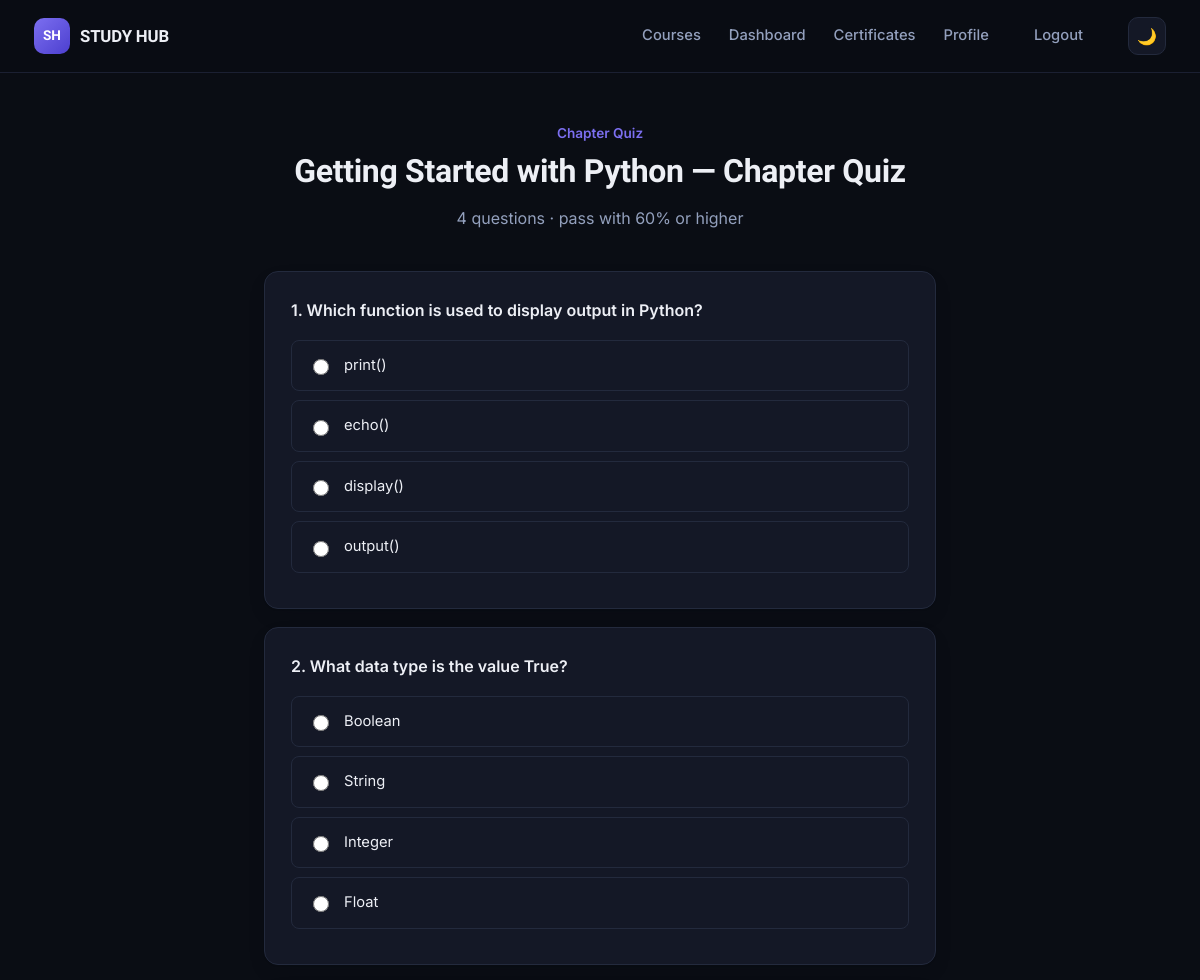
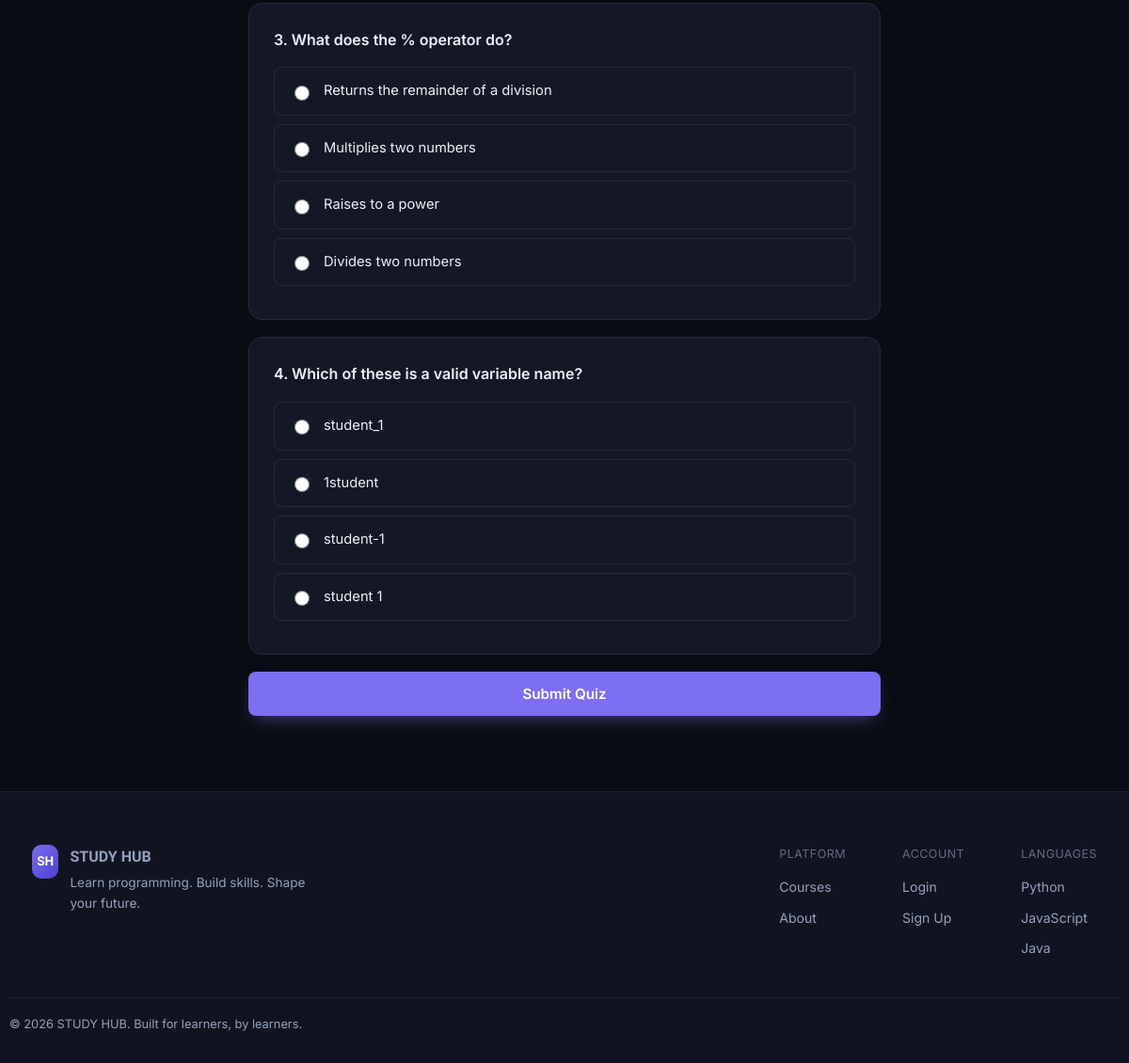
The page /quiz/1 (signed in) on the database its author committed (2 pictures, top to bottom).
### models.py (models this page shows, shortened)
class Quiz(db.Model):
    __tablename__ = "quizzes"
    id = db.Column(db.Integer, primary_key=True)
    course_id = db.Column(db.Integer, db.ForeignKey("courses.id"), nullable=True)
    chapter_id = db.Column(db.Integer, db.ForeignKey("chapters.id"), nullable=True)
    title = db.Column(db.String(140), nullable=False)
    kind = db.Column(db.String(10), default="quiz")  # "quiz" or "exam"
    pass_percent = db.Column(db.Integer, default=60)
    questions = db.relationship("Question", backref="quiz", lazy=True,
                                 order_by="Question.order", cascade="all, delete-orphan")
    course = db.relationship("Course", backref="exams", foreign_keys=[course_id])

class Question(db.Model):
    __tablename__ = "questions"
    id = db.Column(db.Integer, primary_key=True)
    quiz_id = db.Column(db.Integer, db.ForeignKey("quizzes.id"), nullable=False)
    text = db.Column(db.Text, nullable=False)
    order = db.Column(db.Integer, default=0)
    choices = db.relationship("Choice", backref="question", lazy=True,
                               order_by="Choice.id", cascade="all, delete-orphan")

class Choice(db.Model):
    __tablename__ = "choices"
    id = db.Column(db.Integer, primary_key=True)
    question_id = db.Column(db.Integer, db.ForeignKey("questions.id"), nullable=False)
    text = db.Column(db.String(255), nullable=False)
    is_correct = db.Column(db.Boolean, default=False)

### app.py (the view, shortened to what this page needs)
@app.route("/quiz/<int:quiz_id>", methods=["GET", "POST"])
@student_required
def quiz_view(quiz_id):
    quiz = Quiz.query.get_or_404(quiz_id)
    return render_template("quiz.html", quiz=quiz)

### app.py (called while the page is built)
@login_manager.user_loader
def load_user(user_id):
    if user_id.startswith("student-"):
        return Student.query.get(int(user_id.split("-", 1)[1]))
    if user_id.startswith("admin-"):
        return Admin.query.get(int(user_id.split("-", 1)[1]))
    return None

def student_required(fn):
    @wraps(fn)
    def wrapper(*args, **kwargs):
        if not current_user.is_authenticated or not isinstance(current_user, Student):
            flash("Please log in to your student account to continue.", "error")
            return redirect(url_for("login", next=request.path))
        return fn(*args, **kwargs)
    return wrapper

@app.context_processor
def inject_globals():
    return {"current_year": datetime.utcnow().year}

### templates/quiz.html (shortened to what this page needs)
{% extends "base.html" %}
{% block content %}
<div class="quiz-wrap">
  <div class="quiz-header">
    <span class="section-kicker">{{ 'Final Exam' if quiz.kind == 'exam' else 'Chapter Quiz' }}</span>
    <h1>{{ quiz.title }}</h1>
    <p>{{ quiz.questions|length }} questions · pass with {{ quiz.pass_percent }}% or higher</p>
  </div>
  <form method="POST" id="quizForm">
    {% for q in quiz.questions %}
    <div class="card question-card">
      <div class="qtext">{{ loop.index }}. {{ q.text }}</div>
      <div data-question-group>
        {% for choice in q.choices %}
        <div class="option-row">
          <input type="radio" name="question-{{ q.id }}" value="{{ choice.id }}" id="choice-{{ choice.id }}">
          <label for="choice-{{ choice.id }}">{{ choice.text }}</label>
        </div>
        {% endfor %}
      </div>
    </div>
    {% endfor %}
    <button type="submit" class="btn btn-primary btn-block">Submit {{ 'Exam' if quiz.kind == 'exam' else 'Quiz' }}</button>
  </form>
</div>
{% endblock %}

### static/css/style.css (style rules this page uses)
:root { --font-display: "Sora", sans-serif; --font-body: "Inter", sans-serif; --font-mono: "JetBrains Mono", monospace; --radius-sm: 8px; --radius-md: 14px; --radius-lg: 22px; --accent: #7C6FF0; --accent-2: #34D3B0; --accent-3: #F0B84F; --danger: #F1667A; --shadow-card: 0 1px 2px rgba(10, 12, 20, 0.04), 0 8px 24px -12px rgba(10, 12, 20, 0.35); --shadow-pop: 0 20px 60px -20px rgba(20, 10, 60, 0.45); --transition: 160ms cubic-bezier(.4,0,.2,1); }
html[data-theme="dark"] { --bg: #0A0D14; --bg-elevated: #111420; --bg-card: #141826; --bg-card-hover: #181D2E; --border: #232A3D; --border-soft: #1B2032; --text-primary: #EDEFF5; --text-secondary: #93A0BD; --text-muted: #616B85; --code-bg: #0D1017; --nav-bg: rgba(10, 13, 20, 0.82); }
* { box-sizing: border-box; }
html { scroll-behavior: smooth; }
body { margin: 0; background: var(--bg); color: var(--text-primary); font-family: var(--font-body); line-height: 1.6; -webkit-font-smoothing: antialiased; transition: background var(--transition), color var(--transition); }
h1, h2, h3, h4 { font-family: var(--font-display); font-weight: 700; line-height: 1.15; margin: 0 0 .5em; letter-spacing: -0.01em; }
p { color: var(--text-secondary); margin: 0 0 1em; }
button { font-family: inherit; cursor: pointer; }
.btn { display: inline-flex; align-items: center; justify-content: center; gap: 8px; padding: 13px 24px; border-radius: var(--radius-sm); font-weight: 600; font-size: 0.95rem; border: 1px solid transparent; transition: transform var(--transition), background var(--transition), border-color var(--transition), box-shadow var(--transition); white-space: nowrap; }
.btn-primary { background: var(--accent); color: #fff; box-shadow: 0 8px 20px -8px rgba(124, 111, 240, 0.6); }
.btn-block { width: 100%; }
.section-kicker { color: var(--accent); font-weight: 600; font-size: 0.85rem; margin-bottom: 8px; display: block; }
.card { background: var(--bg-card); border: 1px solid var(--border); border-radius: var(--radius-md); box-shadow: var(--shadow-card); transition: transform var(--transition), border-color var(--transition), background var(--transition); }
.quiz-wrap { max-width: 720px; margin: 0 auto; padding: 50px 24px 80px; }
.quiz-header { text-align: center; margin-bottom: 40px; }
.question-card { padding: 26px; margin-bottom: 18px; }
.question-card .qtext { font-weight: 600; margin-bottom: 16px; font-size: 1rem; }
.option-row { display: flex; align-items: center; gap: 12px; padding: 13px 16px; border: 1px solid var(--border); border-radius: var(--radius-sm); margin-bottom: 9px; transition: border-color var(--transition), background var(--transition); }
.option-row input { accent-color: var(--accent); width: 16px; height: 16px; }
.option-row label { flex: 1; font-size: 0.92rem; cursor: pointer; }

### rows shown on the page
Quiz: kind "Chapter Quiz", title "Getting Started with Python — Chapter Quiz", pass_percent "60", kind "Quiz"
Question: text "Which function is used to display output in Python?"
Choice: text "print()"
Choice: text "echo()"
Choice: text "display()"
Choice: text "output()"
Question: text "What data type is the value True?"
Choice: text "Boolean"
Choice: text "String"
Choice: text "Integer"
Choice: text "Float"
Question: text "What does the % operator do?"
Choice: text "Returns the remainder of a division"
Choice: text "Multiplies two numbers"
Choice: text "Raises to a power"
Choice: text "Divides two numbers"
Question: text "Which of these is a valid variable name?"
Choice: text "student_1"
Choice: text "1student"
Choice: text "student-1"
Choice: text "student 1"

### other values the page prints
{{ quiz.questions|length }} "4"
